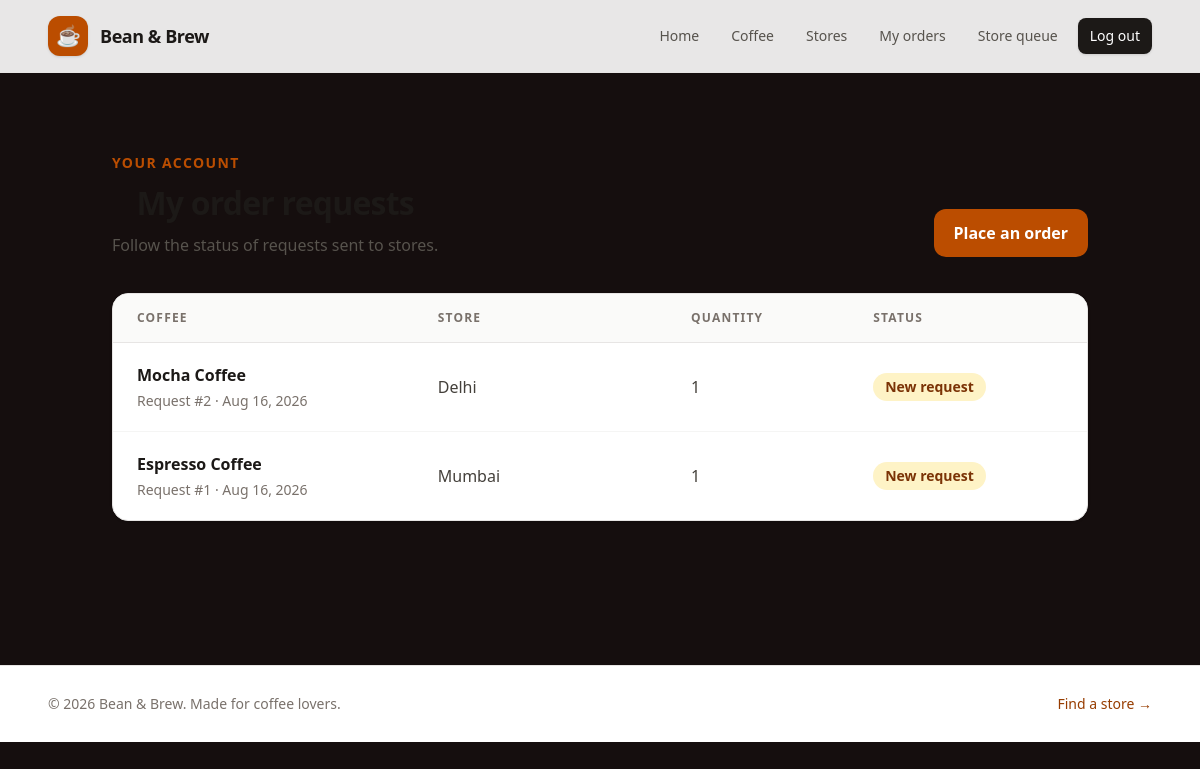
The page /coffee/orders/ (signed in) on the database its author committed.
### coffee/models.py (models this page shows, shortened)
class CoffeeOrder(models.Model):
    class Status(models.TextChoices):
        NEW = 'NEW', 'New request'
        ACCEPTED = 'ACCEPTED', 'Accepted by store'
        READY = 'READY', 'Ready for collection'
        COMPLETED = 'COMPLETED', 'Completed'
        CANCELLED = 'CANCELLED', 'Cancelled'
    user = models.ForeignKey(User, on_delete=models.CASCADE, related_name='coffee_orders')
    store = models.ForeignKey(Store, on_delete=models.PROTECT, related_name='orders')
    coffee_variety = models.ForeignKey(CoffeeVariety, on_delete=models.PROTECT, related_name='orders')
    quantity = models.PositiveSmallIntegerField(default=1)
    status = models.CharField(max_length=12, choices=Status.choices, default=Status.NEW)
    created_at = models.DateTimeField(auto_now_add=True)
    class Meta:
        ordering = ['-created_at']

class CoffeeVariety(models.Model):
    COFFEE_TYPE_CHOICE=[
        ('EP','ESPRESSO'),
        ('AM','AMERICANO'),
        ('CP','CAPPUCCINO'),
        ('LT','LATTE'),
        ('MC','MOCHA')
    ]
    name = models.CharField(max_length=100)
    image=models.ImageField(upload_to="coffee/")
    date_added = models.DateTimeField(default=timezone.now)
    type = models.CharField(max_length=2,choices=COFFEE_TYPE_CHOICE)
    description = models.TextField(default='')

class Store(models.Model):
    name = models.CharField(max_length=100)
    location = models.CharField(max_length=100)
    coffee_varieties = models.ManyToManyField(CoffeeVariety,related_name='stores')
    staff_members = models.ManyToManyField(User, related_name='managed_stores', blank=True)

### coffee/views.py (the view)
# urls.py: path('orders/', views.my_orders, name='my_orders'),
@login_required
def my_orders(request):
    orders = CoffeeOrder.objects.filter(user=request.user).select_related('coffee_variety', 'store')
    return render(request, 'coffee/my_orders.html', {'orders': orders})

### coffee/templates/coffee/my_orders.html (shortened to what this page needs)
{% extends "layout.html" %}
{% block content %}
<section class="mx-auto max-w-5xl px-5 py-16 sm:px-6 sm:py-20"><div class="flex flex-col justify-between gap-4 sm:flex-row sm:items-end"><div><p class="text-sm font-bold uppercase tracking-widest text-amber-700">Your account</p><h1 class="mt-3 text-4xl font-bold tracking-tight text-stone-900">My order requests</h1><p class="mt-3 text-stone-600">Follow the status of requests sent to stores.</p></div><a href="{% url 'order_create' %}" class="inline-flex w-fit rounded-xl bg-amber-700 px-5 py-3 font-semibold text-white transition hover:bg-amber-800">Place an order</a></div>{% if orders %}<div class="mt-9 overflow-hidden rounded-2xl border border-stone-200 bg-white shadow-sm"><div class="hidden grid-cols-[1.2fr_1fr_0.7fr_0.8fr] gap-4 border-b border-stone-200 bg-stone-50 px-6 py-4 text-xs font-bold uppercase tracking-widest text-stone-500 md:grid"><span>Coffee</span><span>Store</span><span>Quantity</span><span>Status</span></div>{% for order in orders %}<article class="grid gap-3 border-b border-stone-100 px-6 py-5 last:border-0 md:grid-cols-[1.2fr_1fr_0.7fr_0.8fr] md:items-center md:gap-4"><div><p class="font-bold text-stone-900">{{ order.coffee_variety.name }}</p><p class="mt-1 text-sm text-stone-500">Request #{{ order.pk }} · {{ order.created_at|date:"M j, Y" }}</p></div><div><p class="text-xs font-semibold uppercase tracking-wider text-stone-500 md:hidden">Store</p><p class="text-stone-700">{{ order.store.name }}</p></div><div><p class="text-xs font-semibold uppercase tracking-wider text-stone-500 md:hidden">Quantity</p><p class="text-stone-700">{{ order.quantity }}</p></div><div><span class="inline-flex rounded-full bg-amber-100 px-3 py-1 text-sm font-semibold text-amber-900">{{ order.get_status_display }}</span></div></article>{% endfor %}</div>{% endif %}</section>
{% endblock content %}

### static/style.css (style rules this page uses)
body { background-color: #150e0e; color: white; }
h1 { text-align: center; font-size: 2em; }

### rows shown on the page
CoffeeOrder: coffee_variety.name "Mocha Coffee", pk "2", created_at "Aug 16, 2026", store.name "Delhi", quantity "1", status "New request"
CoffeeOrder: coffee_variety.name "Espresso Coffee", pk "1", created_at "Aug 16, 2026", store.name "Mumbai", quantity "1", status "New request"
